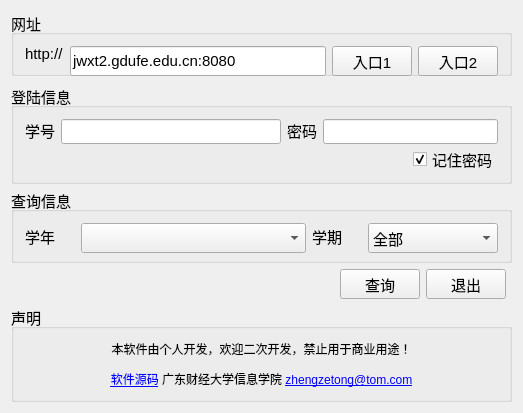
<?xml version="1.0" encoding="UTF-8"?>
<ui version="4.0">
 <class>QGpa</class>
 <widget class="QWidget" name="QGpa">
  <property name="geometry">
   <rect>
    <x>0</x>
    <y>0</y>
    <width>523</width>
    <height>367</height>
   </rect>
  </property>
  <property name="font">
   <font>
    <pointsize>11</pointsize>
   </font>
  </property>
  <property name="windowTitle">
   <string>绩点计算器</string>
  </property>
  <property name="windowIcon">
   <iconset resource="qgpa.qrc">
    <normaloff>:/ico.ico</normaloff>:/ico.ico</iconset>
  </property>
  <layout class="QGridLayout" name="gridLayout_2">
   <item row="3" column="0">
    <spacer name="horizontalSpacer_4">
     <property name="orientation">
      <enum>Qt::Horizontal</enum>
     </property>
     <property name="sizeHint" stdset="0">
      <size>
       <width>471</width>
       <height>20</height>
      </size>
     </property>
    </spacer>
   </item>
   <item row="3" column="2">
    <widget class="QPushButton" name="pushButton">
     <property name="minimumSize">
      <size>
       <width>0</width>
       <height>30</height>
      </size>
     </property>
     <property name="text">
      <string>退出</string>
     </property>
    </widget>
   </item>
   <item row="1" column="0" colspan="4">
    <widget class="QGroupBox" name="groupBox_2">
     <property name="minimumSize">
      <size>
       <width>0</width>
       <height>100</height>
      </size>
     </property>
     <property name="maximumSize">
      <size>
       <width>16777215</width>
       <height>95</height>
      </size>
     </property>
     <property name="title">
      <string>登陆信息</string>
     </property>
     <layout class="QVBoxLayout" name="verticalLayout">
      <item>
       <layout class="QHBoxLayout" name="horizontalLayout_2">
        <item>
         <widget class="QLabel" name="label_2">
          <property name="maximumSize">
           <size>
            <width>40</width>
            <height>16777215</height>
           </size>
          </property>
          <property name="text">
           <string>学号</string>
          </property>
         </widget>
        </item>
        <item>
         <widget class="QLineEdit" name="editId">
          <property name="minimumSize">
           <size>
            <width>220</width>
            <height>25</height>
           </size>
          </property>
          <property name="maximumSize">
           <size>
            <width>300</width>
            <height>16777215</height>
           </size>
          </property>
          <property name="font">
           <font>
            <pointsize>12</pointsize>
           </font>
          </property>
          <property name="text">
           <string/>
          </property>
         </widget>
        </item>
        <item>
         <widget class="QLabel" name="label_3">
          <property name="maximumSize">
           <size>
            <width>50</width>
            <height>16777215</height>
           </size>
          </property>
          <property name="text">
           <string>密码</string>
          </property>
         </widget>
        </item>
        <item>
         <widget class="QLineEdit" name="editPass">
          <property name="minimumSize">
           <size>
            <width>0</width>
            <height>25</height>
           </size>
          </property>
          <property name="maximumSize">
           <size>
            <width>240</width>
            <height>16777215</height>
           </size>
          </property>
          <property name="font">
           <font>
            <pointsize>12</pointsize>
           </font>
          </property>
          <property name="text">
           <string/>
          </property>
          <property name="echoMode">
           <enum>QLineEdit::Password</enum>
          </property>
         </widget>
        </item>
       </layout>
      </item>
      <item>
       <layout class="QHBoxLayout" name="horizontalLayout_5">
        <item>
         <spacer name="horizontalSpacer_2">
          <property name="orientation">
           <enum>Qt::Horizontal</enum>
          </property>
          <property name="sizeHint" stdset="0">
           <size>
            <width>292</width>
            <height>20</height>
           </size>
          </property>
         </spacer>
        </item>
        <item>
         <widget class="QCheckBox" name="checkBox">
          <property name="layoutDirection">
           <enum>Qt::LeftToRight</enum>
          </property>
          <property name="text">
           <string>记住密码</string>
          </property>
          <property name="checked">
           <bool>true</bool>
          </property>
         </widget>
        </item>
       </layout>
      </item>
     </layout>
    </widget>
   </item>
   <item row="4" column="0" colspan="4">
    <widget class="QGroupBox" name="groupBox_4">
     <property name="title">
      <string>声明</string>
     </property>
     <layout class="QGridLayout" name="gridLayout">
      <item row="0" column="0">
       <widget class="QLabel" name="label_6">
        <property name="font">
         <font>
          <pointsize>9</pointsize>
         </font>
        </property>
        <property name="text">
         <string>&lt;html&gt;&lt;body&gt;&lt;p&gt;本软件由个人开发，欢迎二次开发，禁止用于商业用途！&lt;/p&gt;&lt;p&gt;&lt;a href=&quot;https://github.com/ztzheng/gpa&quot;&gt;&lt;span style=&quot; text-decoration: underline; color:#0000ff;&quot;&gt;软件源码&lt;/span&gt;&lt;/a&gt; 广东财经大学信息学院  &lt;a href=&quot;mailto:zhengzetong@tom.com&quot;&gt;&lt;span style=&quot; text-decoration: underline; color:#0000ff;&quot;&gt;zhengzetong@tom.com&lt;/span&gt;&lt;/a&gt;&lt;/p&gt;&lt;/body&gt;&lt;/html&gt;</string>
        </property>
        <property name="alignment">
         <set>Qt::AlignHCenter|Qt::AlignTop</set>
        </property>
       </widget>
      </item>
     </layout>
    </widget>
   </item>
   <item row="2" column="0" colspan="4">
    <widget class="QGroupBox" name="groupBox_3">
     <property name="maximumSize">
      <size>
       <width>16777215</width>
       <height>75</height>
      </size>
     </property>
     <property name="title">
      <string>查询信息</string>
     </property>
     <layout class="QHBoxLayout" name="horizontalLayout_4">
      <item>
       <widget class="QLabel" name="label_4">
        <property name="minimumSize">
         <size>
          <width>50</width>
          <height>0</height>
         </size>
        </property>
        <property name="maximumSize">
         <size>
          <width>50</width>
          <height>16777215</height>
         </size>
        </property>
        <property name="text">
         <string>学年</string>
        </property>
       </widget>
      </item>
      <item>
       <widget class="QComboBox" name="comboBox">
        <property name="minimumSize">
         <size>
          <width>0</width>
          <height>30</height>
         </size>
        </property>
       </widget>
      </item>
      <item>
       <widget class="QLabel" name="label_5">
        <property name="maximumSize">
         <size>
          <width>50</width>
          <height>16777215</height>
         </size>
        </property>
        <property name="text">
         <string>学期</string>
        </property>
       </widget>
      </item>
      <item>
       <widget class="QComboBox" name="comboBox_2">
        <property name="minimumSize">
         <size>
          <width>0</width>
          <height>30</height>
         </size>
        </property>
        <property name="maximumSize">
         <size>
          <width>130</width>
          <height>16777215</height>
         </size>
        </property>
        <property name="layoutDirection">
         <enum>Qt::LeftToRight</enum>
        </property>
        <property name="autoFillBackground">
         <bool>false</bool>
        </property>
        <property name="editable">
         <bool>false</bool>
        </property>
        <item>
         <property name="text">
          <string>全部</string>
         </property>
        </item>
        <item>
         <property name="text">
          <string>1</string>
         </property>
        </item>
        <item>
         <property name="text">
          <string>2</string>
         </property>
        </item>
       </widget>
      </item>
     </layout>
    </widget>
   </item>
   <item row="0" column="0" colspan="4">
    <widget class="QGroupBox" name="groupBox">
     <property name="maximumSize">
      <size>
       <width>16777215</width>
       <height>65</height>
      </size>
     </property>
     <property name="font">
      <font>
       <pointsize>11</pointsize>
      </font>
     </property>
     <property name="title">
      <string>网址</string>
     </property>
     <layout class="QHBoxLayout" name="horizontalLayout">
      <item>
       <widget class="QLabel" name="label">
        <property name="text">
         <string>http://</string>
        </property>
       </widget>
      </item>
      <item>
       <widget class="QLineEdit" name="editUrl">
        <property name="minimumSize">
         <size>
          <width>0</width>
          <height>30</height>
         </size>
        </property>
        <property name="text">
         <string>jwxt2.gdufe.edu.cn:8080</string>
        </property>
       </widget>
      </item>
      <item>
       <widget class="QPushButton" name="btnUrl1">
        <property name="minimumSize">
         <size>
          <width>0</width>
          <height>30</height>
         </size>
        </property>
        <property name="text">
         <string>入口1</string>
        </property>
       </widget>
      </item>
      <item>
       <widget class="QPushButton" name="btnUrl2">
        <property name="minimumSize">
         <size>
          <width>0</width>
          <height>30</height>
         </size>
        </property>
        <property name="text">
         <string>入口2</string>
        </property>
       </widget>
      </item>
     </layout>
    </widget>
   </item>
   <item row="3" column="1">
    <widget class="QPushButton" name="btnQuery">
     <property name="minimumSize">
      <size>
       <width>0</width>
       <height>30</height>
      </size>
     </property>
     <property name="text">
      <string>查询</string>
     </property>
    </widget>
   </item>
  </layout>
 </widget>
 <layoutdefault spacing="6" margin="11"/>
 <resources>
  <include location="qgpa.qrc"/>
 </resources>
 <connections>
  <connection>
   <sender>pushButton</sender>
   <signal>clicked()</signal>
   <receiver>QGpa</receiver>
   <slot>close()</slot>
   <hints>
    <hint type="sourcelabel">
     <x>607</x>
     <y>275</y>
    </hint>
    <hint type="destinationlabel">
     <x>652</x>
     <y>280</y>
    </hint>
   </hints>
  </connection>
 </connections>
</ui>
